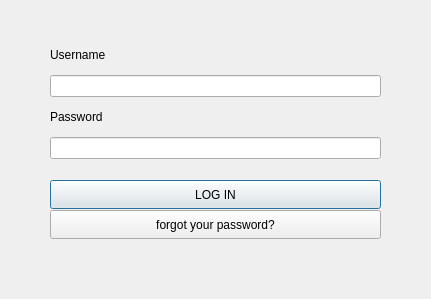
<?xml version="1.0" encoding="UTF-8"?>
<ui version="4.0">
 <class>LogIn</class>
 <widget class="QDialog" name="LogIn">
  <property name="geometry">
   <rect>
    <x>0</x>
    <y>0</y>
    <width>431</width>
    <height>299</height>
   </rect>
  </property>
  <property name="windowTitle">
   <string>Dialog</string>
  </property>
  <widget class="QPushButton" name="pushButton">
   <property name="geometry">
    <rect>
     <x>50</x>
     <y>180</y>
     <width>331</width>
     <height>29</height>
    </rect>
   </property>
   <property name="text">
    <string>LOG IN</string>
   </property>
  </widget>
  <widget class="QPushButton" name="pushButton_2">
   <property name="geometry">
    <rect>
     <x>50</x>
     <y>210</y>
     <width>331</width>
     <height>29</height>
    </rect>
   </property>
   <property name="text">
    <string>forgot your password?</string>
   </property>
  </widget>
  <widget class="QWidget" name="">
   <property name="geometry">
    <rect>
     <x>50</x>
     <y>40</y>
     <width>331</width>
     <height>119</height>
    </rect>
   </property>
   <layout class="QVBoxLayout" name="verticalLayout">
    <item>
     <widget class="QLabel" name="label_3">
      <property name="text">
       <string>Username </string>
      </property>
     </widget>
    </item>
    <item>
     <widget class="QLineEdit" name="Username"/>
    </item>
    <item>
     <widget class="QLabel" name="label">
      <property name="text">
       <string>Password </string>
      </property>
     </widget>
    </item>
    <item>
     <widget class="QLineEdit" name="Password"/>
    </item>
   </layout>
  </widget>
 </widget>
 <resources/>
 <connections/>
</ui>
